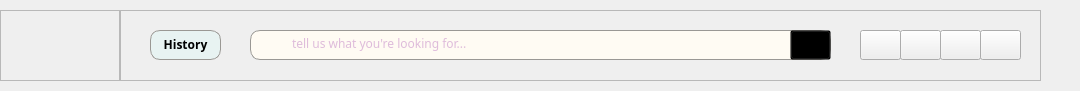
   <widget class="QWidget" name="header" native="true">
    <property name="geometry">
     <rect>
      <x>60</x>
      <y>20</y>
      <width>1080</width>
      <height>91</height>
     </rect>
    </property>
    <property name="maximumSize">
     <size>
      <width>1080</width>
      <height>720</height>
     </size>
    </property>
    <property name="font">
     <font>
      <family>.AppleSystemUIFont</family>
     </font>
    </property>
    <property name="autoFillBackground">
     <bool>false</bool>
    </property>
    <property name="styleSheet">
     <string notr="true"/>
    </property>
    <widget class="QFrame" name="frame">
     <property name="geometry">
      <rect>
       <x>120</x>
       <y>10</y>
       <width>921</width>
       <height>71</height>
      </rect>
     </property>
     <property name="styleSheet">
      <string notr="true">QFrame#search_frame{
    background-color: #FFFBF3;
    border-radius: 10px;
}

QPushButton#filter_button{
    background-color: transparent;
}

QPushButton :hover{
    background-color: #E8F3F2;
}

QTextEdit#search_edit{
    background-color: transparent;
}

QLabel#page_label{
    background-color: #E8F3F2;
    border-radius: 10px;
    border: solid;
    border-width: 1px;
    border-color:rgb(154, 152, 148)
}</string>
     </property>
     <property name="frameShape">
      <enum>QFrame::StyledPanel</enum>
     </property>
     <property name="frameShadow">
      <enum>QFrame::Raised</enum>
     </property>
     <widget class="QFrame" name="search_frame">
      <property name="enabled">
       <bool>true</bool>
      </property>
      <property name="geometry">
       <rect>
        <x>130</x>
        <y>20</y>
        <width>581</width>
        <height>30</height>
       </rect>
      </property>
      <property name="font">
       <font>
        <family>Manrope</family>
       </font>
      </property>
      <property name="styleSheet">
       <string notr="true">QLineEdit{
    color: rgb(190, 123, 193);
    background-color: transparent;
    border: none;
}

#search_frame{
    border: solid;
    border-width: 1px;
    border-color: rgb(154, 152, 148);
}</string>
      </property>
      <property name="frameShape">
       <enum>QFrame::StyledPanel</enum>
      </property>
      <property name="frameShadow">
       <enum>QFrame::Raised</enum>
      </property>
      <widget class="QLabel" name="search_icon">
       <property name="geometry">
        <rect>
         <x>10</x>
         <y>5</y>
         <width>18</width>
         <height>18</height>
        </rect>
       </property>
       <property name="text">
        <string/>
       </property>
       <property name="pixmap">
        <pixmap resource="../../../public/images/icons/icons.qrc">:/icon_images/search_icon.png</pixmap>
       </property>
       <property name="scaledContents">
        <bool>true</bool>
       </property>
      </widget>
      <widget class="QPushButton" name="filter_button">
       <property name="geometry">
        <rect>
         <x>540</x>
         <y>0</y>
         <width>41</width>
         <height>30</height>
        </rect>
       </property>
       <property name="text">
        <string/>
       </property>
       <property name="icon">
        <iconset resource="../../../public/images/icons/icons.qrc">
         <normaloff>:/icon_images/filter_icon.png</normaloff>:/icon_images/filter_icon.png</iconset>
       </property>
       <property name="iconSize">
        <size>
         <width>20</width>
         <height>20</height>
        </size>
       </property>
      </widget>
      <widget class="QLineEdit" name="search_edit">
       <property name="geometry">
        <rect>
         <x>40</x>
         <y>5</y>
         <width>491</width>
         <height>16</height>
        </rect>
       </property>
       <property name="font">
        <font>
         <family>Manrope</family>
        </font>
       </property>
       <property name="placeholderText">
        <string>tell us what you're looking for...</string>
       </property>
      </widget>
     </widget>
     <widget class="QPushButton" name="home_button">
      <property name="geometry">
       <rect>
        <x>740</x>
        <y>20</y>
        <width>41</width>
        <height>30</height>
       </rect>
      </property>
      <property name="font">
       <font>
        <family>Manrope</family>
        <weight>75</weight>
        <bold>true</bold>
       </font>
      </property>
      <property name="text">
       <string/>
      </property>
      <property name="icon">
       <iconset resource="../../../public/images/icons/icons.qrc">
        <normaloff>:/icon_images/home_icon.png</normaloff>:/icon_images/home_icon.png</iconset>
      </property>
      <property name="iconSize">
       <size>
        <width>20</width>
        <height>20</height>
       </size>
      </property>
     </widget>
     <widget class="QPushButton" name="history_button">
      <property name="geometry">
       <rect>
        <x>780</x>
        <y>20</y>
        <width>41</width>
        <height>30</height>
       </rect>
      </property>
      <property name="text">
       <string/>
      </property>
      <property name="icon">
       <iconset resource="../../../public/images/icons/icons.qrc">
        <normaloff>:/icon_images/history_icon.png</normaloff>:/icon_images/history_icon.png</iconset>
      </property>
      <property name="iconSize">
       <size>
        <width>20</width>
        <height>20</height>
       </size>
      </property>
     </widget>
     <widget class="QPushButton" name="wishlist_button">
      <property name="geometry">
       <rect>
        <x>820</x>
        <y>20</y>
        <width>41</width>
        <height>30</height>
       </rect>
      </property>
      <property name="text">
       <string/>
      </property>
      <property name="icon">
       <iconset resource="../../../public/images/icons/icons.qrc">
        <normaloff>:/icon_images/wishlist_icon.png</normaloff>:/icon_images/wishlist_icon.png</iconset>
      </property>
      <property name="iconSize">
       <size>
        <width>20</width>
        <height>20</height>
       </size>
      </property>
     </widget>
     <widget class="QPushButton" name="profile_button">
      <property name="geometry">
       <rect>
        <x>860</x>
        <y>20</y>
        <width>41</width>
        <height>30</height>
       </rect>
      </property>
      <property name="text">
       <string/>
      </property>
      <property name="icon">
       <iconset resource="../../../public/images/icons/icons.qrc">
        <normaloff>:/icon_images/profile_icon.png</normaloff>:/icon_images/profile_icon.png</iconset>
      </property>
      <property name="iconSize">
       <size>
        <width>20</width>
        <height>20</height>
       </size>
      </property>
     </widget>
     <widget class="QLabel" name="page_label">
      <property name="geometry">
       <rect>
        <x>30</x>
        <y>20</y>
        <width>71</width>
        <height>30</height>
       </rect>
      </property>
      <property name="font">
       <font>
        <family>Manrope</family>
        <weight>75</weight>
        <bold>true</bold>
       </font>
      </property>
      <property name="text">
       <string>&lt;html&gt;&lt;head/&gt;&lt;body&gt;&lt;p&gt;&lt;span style=&quot; color:#000000;&quot;&gt;History&lt;/span&gt;&lt;/p&gt;&lt;/body&gt;&lt;/html&gt;</string>
      </property>
      <property name="alignment">
       <set>Qt::AlignCenter</set>
      </property>
     </widget>
    </widget>
    <widget class="QFrame" name="frame_2">
     <property name="geometry">
      <rect>
       <x>0</x>
       <y>10</y>
       <width>120</width>
       <height>71</height>
      </rect>
     </property>
     <property name="frameShape">
      <enum>QFrame::StyledPanel</enum>
     </property>
     <property name="frameShadow">
      <enum>QFrame::Raised</enum>
     </property>
     <widget class="QLabel" name="curate_label">
      <property name="geometry">
       <rect>
        <x>-10</x>
        <y>-10</y>
        <width>161</width>
        <height>91</height>
       </rect>
      </property>
      <property name="font">
       <font>
        <family>Mogena</family>
        <pointsize>18</pointsize>
       </font>
      </property>
      <property name="text">
       <string/>
      </property>
      <property name="pixmap">
       <pixmap resource="../../../public/images/logos/logo.qrc">:/logos/curatelogo.png</pixmap>
      </property>
      <property name="scaledContents">
       <bool>true</bool>
      </property>
      <property name="alignment">
       <set>Qt::AlignCenter</set>
      </property>
     </widget>
    </widget>
   </widget>
